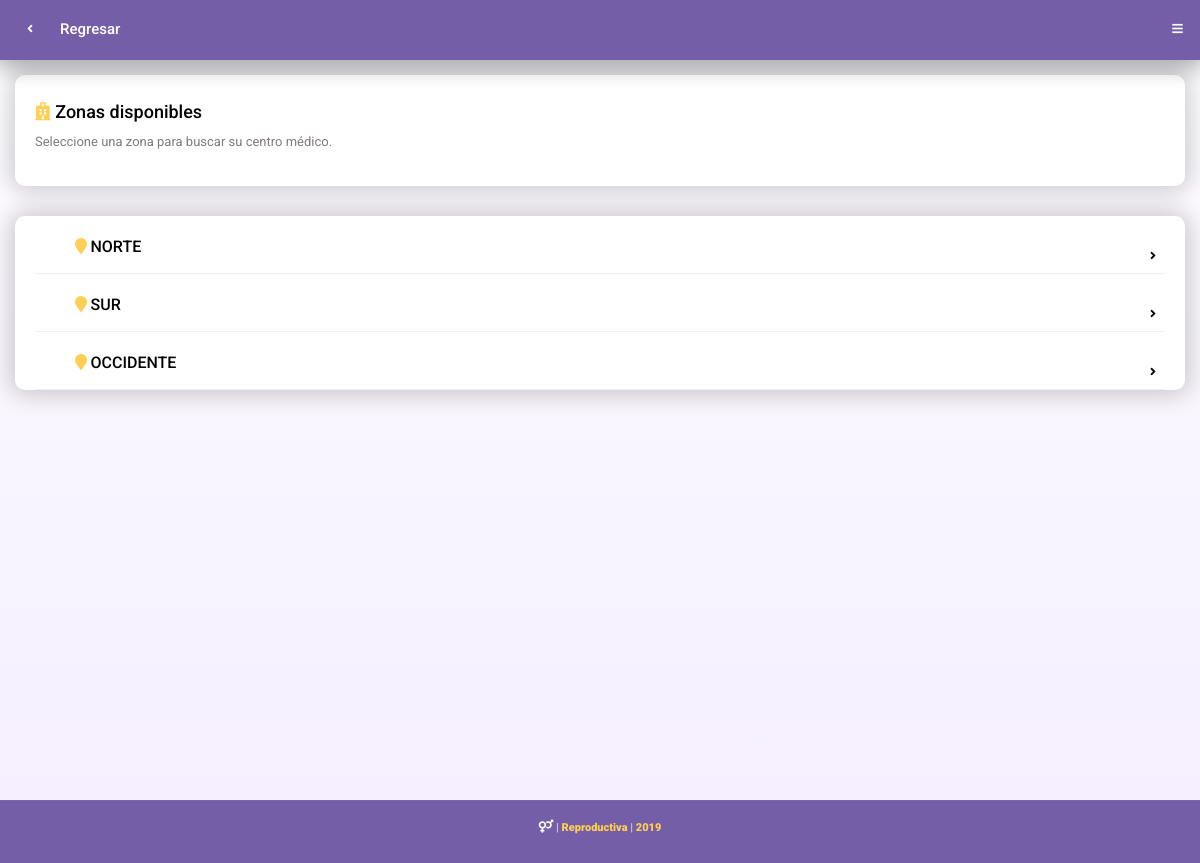
Before: /zonas_list/ with the older database file.
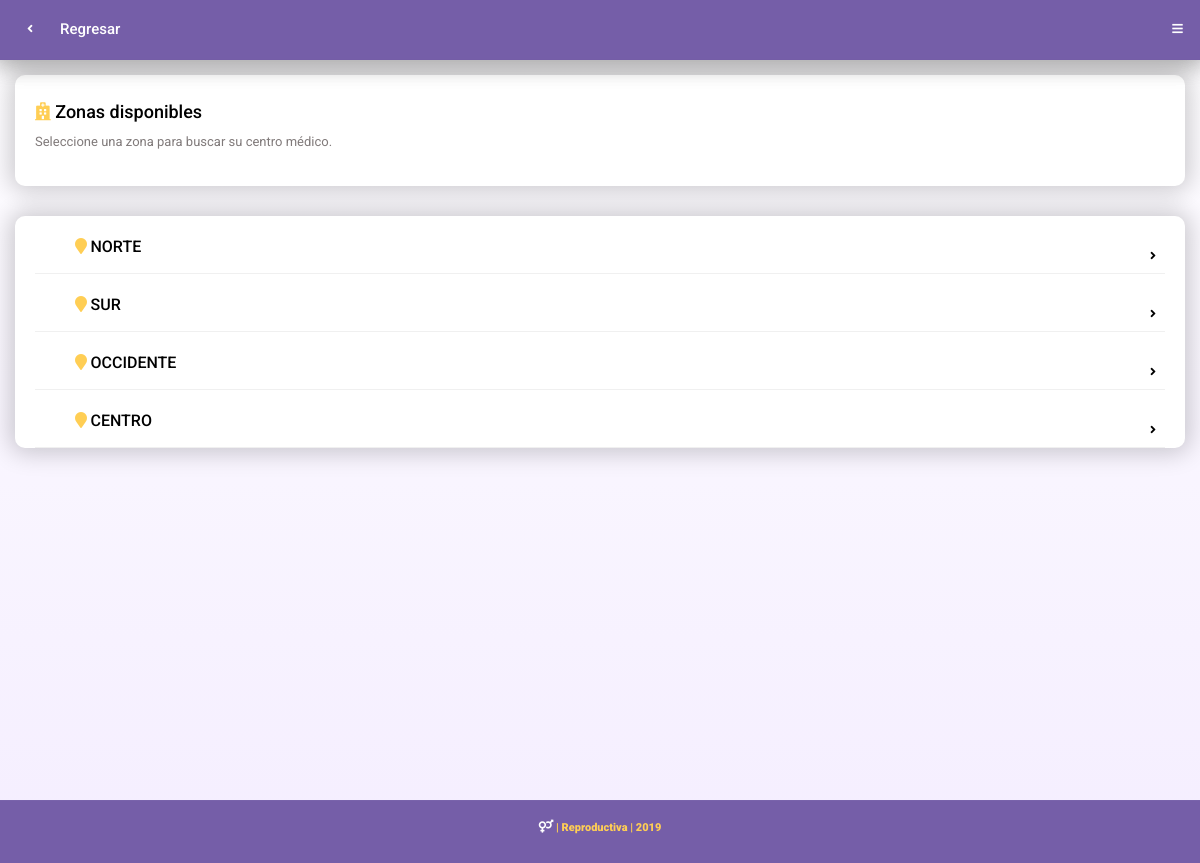
After: the same page with the newer database file.
### reproductivaApp/models.py (models this page shows, shortened)
class ZonasCentroAyuda(models.Model):
      nombre_zona = models.TextField(max_length=150)

### reproductivaApp/views.py (the view)
# urls.py: url(r'^zonas_list/$', views.zonas_list, name="zonas_list"),
def zonas_list(request):
    zona_list = ZonasCentroAyuda.objects.all()
    return render(request,'zona_list.html',{'zonaList':zona_list})

### templates/zona_list.html
{% extends 'base.html' %}
{% block content %}
    <div class="header shadow-large header-light header-logo-app">
		<a href="/" class="header-title" style="color:white;">Regresar</a>
		<a href="#" class="back-button header-icon header-icon-1"><i class="fas fa-angle-left"></i></a>
		<a data-menu="menu-1" data-menu-type="menu-sidebar-left-push" href="#" class="header-icon header-icon-2"><i class="fas fa-bars"></i></a>
    </div>
 	<div class="page-content header-clear-large">
    	<div class="content-box bg-white shadow-large ">
			<h4 class="top-25">
				 <span class="fa fa-hospital color-yellow-light"></span>  Zonas disponibles
			</h4>
			<p>
			Seleccione una zona para buscar su centro médico.
			</p>
		</div>
<div class="bg-white shadow-large content-box">
            <ul class="link-list link-list-large bottom-0">
                {% for item in zonaList %}
                <li><a href="{% url 'zonas_detalle'  %}?id_zona={{ item.id }}"><span class="fa fa-map-marker color-yellow-light ">   </span>  <i class="fa fa-angle-right"></i><i ></i><span>{{ item.nombre_zona }}</span></a></li>
                    {% endfor %}
            </ul>
        </div>
    </div>
{% endblock %}

Changed rows visible on the page:
added ZonasCentroAyuda: nombre_zona "CENTRO"
